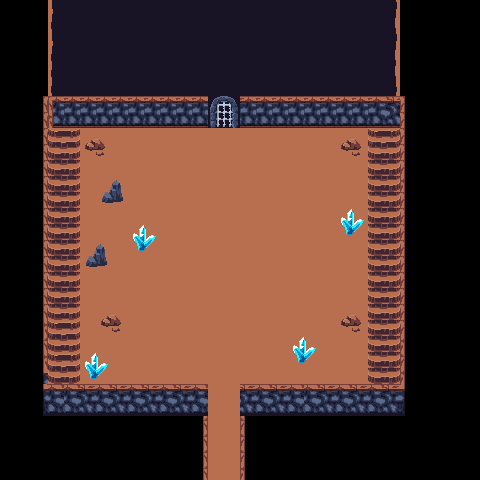

A 2D game scene composited from a Tiled map and its tileset images. What follows is a short description and the map's XML, with each tile layer's data collapsed to a summary:
An orthogonal 30x30 tile map with 16x16 px tiles, 3 tile layers (background, pierre, porte), 2 tilesets and 17 objects (13x collision, enter_iut2, spawn_iut, iut_exit, enter_iut2_exit).

<map version="1.10" tiledversion="1.10.2" orientation="orthogonal" renderorder="right-down" width="30" height="30" tilewidth="16" tileheight="16" infinite="0" nextlayerid="5" nextobjectid="31">
 <tileset firstgid="1" source="donjon2.tsx" />
 <tileset firstgid="257" source="donjon.tsx" />
 <layer id="1" name="background" width="30" height="30">
  <data>[900 cells, 480 non-empty, 51 distinct tile ids]</data>
 </layer>
 <layer id="2" name="pierre" width="30" height="30">
  <data>[900 cells, 40 non-empty, 12 distinct tile ids]</data>
 </layer>
 <layer id="3" name="porte" width="30" height="30">
  <data>[900 cells, 242 non-empty, 33 distinct tile ids]</data>
 </layer>
 <objectgroup id="4" name="Objects">
  <object id="3" type="collision" x="45.0704" y="394.96" width="358.192" height="8.30246" />
  <object id="4" type="collision" x="397.851" y="122.165" width="6.59694" height="265.601" />
  <object id="5" type="collision" x="47.5898" y="124.758" width="8.67857" height="268.644" />
  <object id="7" type="collision" x="52.7801" y="112.083" width="340.4" height="10.0815" />
  <object id="8" name="enter_iut2" x="215.863" y="124.537" width="13.6397" height="10.6746" />
  <object id="9" type="collision" x="112.676" y="182.061" width="8.89548" height="16.0119" />
  <object id="10" type="collision" x="98.4433" y="189.77" width="11.8606" height="11.2676" />
  <object id="11" type="collision" x="94.8851" y="243.736" width="10.0815" height="22.5352" />
  <object id="12" type="collision" x="101.408" y="316.086" width="17.791" height="9.48851" />
  <object id="13" type="collision" x="87.7687" y="356.412" width="13.6397" height="20.7561" />
  <object id="14" type="collision" x="294.144" y="336.842" width="16.6049" height="22.5352" />
  <object id="15" type="collision" x="342.772" y="313.714" width="16.6049" height="12.4537" />
  <object id="17" type="collision" x="342.179" y="138.176" width="16.6049" height="13.0467" />
  <object id="18" type="collision" x="135.211" y="227.131" width="13.0467" height="23.7212" />
  <object id="20" name="spawn_iut" x="208.15" y="329.702">
   <point />
  </object>
  <object id="24" name="iut_exit" x="216.76" y="392.424" width="10.8252" height="10.5724" rotation="269.769" />
  <object id="28" name="enter_iut2_exit" x="223.333" y="180.667">
   <point />
  </object>
 </objectgroup>
</map>
